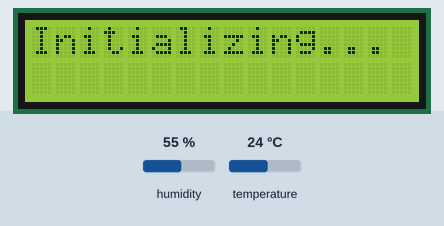
A sketch run on a simulated Arduino Uno, built with avr-gcc and run on an emulated ATmega328P. On the bench: 16×2 character LCD. The test bench sets the inputs (shaded band); at power-on: humidity 55 %, temperature 24 °C. The local clock reads 2024-03-15 10:24:30 at power-on unless the sketch sets it; what the sketch prints to the serial monitor is not drawn.

Above: at 0.1 s.
At 4.2 s:
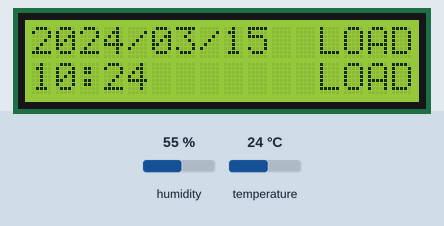
4.3 s: humidity set to 22 %
At 18.7 s:
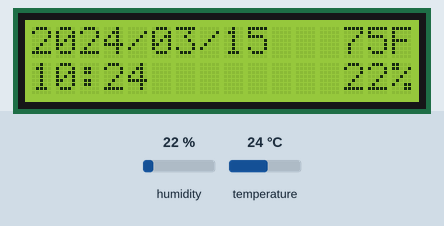
Timing chart, 0 to 20.2 s (numbered marks = the images above; inputs shaded):
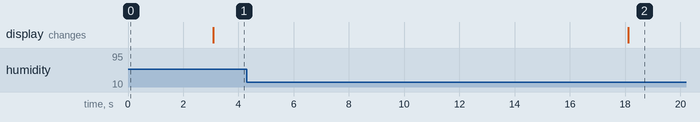

The sketch:

dry-box-controller.ino
```cpp
#include <Wire.h>          // built-in
#include <string.h>        // built-in
#include <LiquidCrystal.h> // built-in
#include <dht.h>
#include <DS3231.h>
#include <IRremote.hpp>
#include <LinkedList.h>

/* Application behavior */
const int PAD_LEFT                = 0;
const int PAD_RIGHT               = 1;
const unsigned long STARTUP_DELAY = 3000ul;
const unsigned long BAUD_RATE     = 9600ul;

/* LCD1602 Module */
const int LCD_WIDTH  = 16;
const int LCD_HEIGHT = 2;
// the magic numbers on the following line are pin assignments for an Arduino Uno R3
LiquidCrystal lcd(7, 8, 9, 10, 11, 12);

/* DHT11 Temp/Humidity Module */
dht DHT;
const unsigned long ENVIRONMENT_READ_INTERVAL = 15000ul; // 15 seconds
const int DHT11_PIN                           = 2;
const int TEMPERATURE_COL                     = 12;
const int TEMPERATURE_ROW                     = 0;
const int HUMIDITY_COL                        = 12;
const int HUMIDITY_ROW                        = 1;
const int TEMPERATURE_SCREEN_WIDTH            = 4;
const int HUMIDITY_SCREEN_WIDTH               = 4;
const int RESULT_INDEX_TEMPERATURE            = 0;
const int RESULT_INDEX_HUMIDITY               = 1;
const int ENVIRONMENT_PRECISION               = 0; // how many decimal places to show

/* DS3231 RTC Module */
RTClib myRTC;
const unsigned long RTC_READ_INTERVAL = 10000ul; // 10 seconds
const int DATE_COL                    = 0;
const int DATE_ROW                    = 0;
const int TIME_COL                    = 0;
const int TIME_ROW                    = 1;
const int DATE_TIME_WIDTH             = 2;

/* HK-M121 IR Receiver Module */
const int IR_PIN                           = 4;
const int IR_LED_FEEDBACK                  = 1;
const unsigned long IR_PROCESSING_INTERVAL = 250ul; // 0.25 seconds
const String IR_SERIAL_NAME                = "[HX-M121]: ";

struct IrCommand {
  int command;
  String button;
};
const int IR_COMMAND_COUNT = 21;
// These remote codes were read from an Elegoo remote
const int IR_BUTTON_ZERO  = 0x16;
const int IR_BUTTON_ONE   = 0xC;
const int IR_BUTTON_TWO   = 0x18;
const int IR_BUTTON_THREE = 0x5E;
const int IR_BUTTON_FOUR  = 0x8;
const int IR_BUTTON_FIVE  = 0x1C;
const int IR_BUTTON_SIX   = 0x5A;
const int IR_BUTTON_SEVEN = 0x42;
const int IR_BUTTON_EIGHT = 0x52;
const int IR_BUTTON_NINE  = 0x4A;
const int IR_BUTTON_PLAY  = 0x40;
const int IR_BUTTON_UP    = 0x9;
const int IR_BUTTON_DOWN  = 0x7;
const int IR_BUTTON_POWER = 0x45;
const int IR_BUTTON_VUP   = 0x46;
const int IR_BUTTON_VDOWN = 0x15;
const int IR_BUTTON_PREV  = 0x44;
const int IR_BUTTON_NEXT  = 0x43;
const int IR_BUTTON_FUNC  = 0x47;
const int IR_BUTTON_EQ    = 0x19;
const int IR_BUTTON_ST    = 0xD;
const IrCommand IR_COMMANDS[ IR_COMMAND_COUNT ] = {
  { IR_BUTTON_ZERO,  "0" },
  { IR_BUTTON_ONE,   "1" },
  { IR_BUTTON_TWO,   "2" },
  { IR_BUTTON_THREE, "3" },
  { IR_BUTTON_FOUR,  "4" },
  { IR_BUTTON_FIVE,  "5" },
  { IR_BUTTON_SIX,   "6" },
  { IR_BUTTON_SEVEN, "7" },
  { IR_BUTTON_EIGHT, "8" },
  { IR_BUTTON_NINE,  "9" },
  { IR_BUTTON_PLAY,  "playPause" },
  { IR_BUTTON_UP,    "up" },
  { IR_BUTTON_DOWN,  "down" },
  { IR_BUTTON_POWER, "power" },
  { IR_BUTTON_VUP,   "volUp" },
  { IR_BUTTON_VDOWN, "volDown" },
  { IR_BUTTON_PREV,  "prev" },
  { IR_BUTTON_NEXT,  "next" },
  { IR_BUTTON_FUNC,  "funcStop" },
  { IR_BUTTON_EQ,    "eq" },
  { IR_BUTTON_ST,    "stRept" }
};
LinkedList<int> irCommandQueue = LinkedList<int>();
const int MAX_IR_COMMAND_QUEUE_SIZE = 5;

/* ScreenBuffer Object stores screen data so that we can switch between screen. */
class ScreenBuffer
{
private:
  String rows[ LCD_HEIGHT ]; // contains rows of characters
  int cursorX;               // current x position of the cursor on the screen
  int cursorY;               // current y position of the cursor on the screen
                             // top left is 0, 0

  /**
   * Makes a new blank row
   */
  String createRow()
  {
    String output = "";
    for ( int i = 0; i < LCD_WIDTH; i++ )
    {
      output += " ";
    }
    return output;
  }

public:
  /**
   * Initializer, ran when ScreenBuffer object is created
   */
  ScreenBuffer()
  {
    cursorX = 0;
    cursorY = 0;
    for ( int i = 0; i < LCD_HEIGHT; i++ )
    {
      rows[ i ] = createRow();
    }
  }

  /**
   * Adjust the postion of the cursor
   */
  void setCursorX( int x ) { cursorX = x; }
  void setCursorY( int y ) { cursorY = y; }
  void setCursorPosition( int x, int y )
  {
    cursorX = x;
    cursorY = y;
  }

  /**
   * Gets a row by int index
   */
  String getRow( int row ) { return rows[ row ]; }

  /**
   * Copies a string into the buffer starting at internal
   */
  void write( String str )
  {
    int strIndex = 0;
    int terminator = cursorX + str.length();
    for ( int x = cursorX; x < terminator; x++ )
    {
      rows[ cursorY ][ x ] = str[ strIndex ];
      strIndex++;
    }
  }

  /**
   * Set internal cursor position and copy string into the buffer
   */
  void write( int x, int y, String str )
  {
    setCursorPosition( x, y );
    write( str );
  }
};

// Create a screen buffer object for each screen
ScreenBuffer screens[] = {
  ScreenBuffer(), ScreenBuffer()
};
// These definitions exist so we can call the screens by name instead of number
const int SCREEN_MAIN = 0;
const int SCREEN_SCHEDULE_SET = 1;

int activeScreen = SCREEN_MAIN; // The currently selected (visbile) screen

/**
 * Send a reference to a ScreenBuffer object to the LCD screen
 */
void writeScreenToLCD( )
{
  for ( int i = 0; i < LCD_HEIGHT; i++ )
  {
    lcd.setCursor( 0, i );
    lcd.write( screens[ activeScreen ].getRow( i ).c_str() );
  }
}

/**
 * Converts celsius (C) to fehrenheit (F)
 * @param celsius - The temperature measured celcius
 */
float celsiusToFahrenheit( float celsius )
{
  return ( celsius * 1.8 ) + 32.0;
}

/**
 * Reads from a DHT11 sensor returns array containing two strings
 * containing temperature and humidity
 */
String * checkEnvironment()
{
  static String results[2];
  static String temperature                  = "LOAD";
  static String humidity                     = "LOAD";
  static unsigned long measurementTimestamp  = millis();

  if ( millis() - measurementTimestamp > ENVIRONMENT_READ_INTERVAL ) {
    measurementTimestamp = millis();
    Serial.print( "[DHT11]: " );
    int check = DHT.read11( DHT11_PIN );
    if ( check == DHTLIB_OK ) {
      Serial.println( "SENSOR READ OK" );
      temperature =  String( celsiusToFahrenheit( DHT.temperature ), ENVIRONMENT_PRECISION );
      temperature += String( "F" );
      humidity    =  String( DHT.humidity, ENVIRONMENT_PRECISION );
      humidity    += String( "%" );
    } else {
      temperature = "ERR";
      humidity    = "ERR";
      switch( check ) {
        case DHTLIB_ERROR_CHECKSUM:
          Serial.println( "Checksum error" );
          break;
        case DHTLIB_ERROR_TIMEOUT:
          Serial.println( "Time out error" );
          break;
        case DHTLIB_ERROR_CONNECT:
          Serial.println( "Connect error" );
          break;
        case DHTLIB_ERROR_ACK_L:
          Serial.println( "Ack Low error" );
          break;
        case DHTLIB_ERROR_ACK_H:
          Serial.println( "Ack High error" );
          break;
        default:
          Serial.println( "Unknown error" );
          break;
      }
    }
  }
  results[RESULT_INDEX_TEMPERATURE] = temperature;
  results[RESULT_INDEX_HUMIDITY]    = humidity;
  return results;
}

/**
 * Ensures that strings are a minimum width by padding them with a character
 * @param side  - Which side of the number to pad
 * @param width - Minimum size of the string
 * @param padding - Character to use as padding
 * @param subject - The string that will be padded
 */
String padString( int side, int width, String padding, String subject )
{
  while ( subject.length() < width ) {
    if ( side == PAD_LEFT ) {
      subject = padding + subject;
    } else {
      subject = subject + padding;
    }
  }
  return subject;
}

/**
 * Reads date data from a DS3231
 */
String getDateFromRTC()
{
  static unsigned long measurementTimestamp = RTC_READ_INTERVAL;
  static String currentDate                 = "????-??-??";

  if ( millis() - measurementTimestamp > RTC_READ_INTERVAL ) {
    measurementTimestamp = millis();
    DateTime now          = myRTC.now();
    String year           = padString( PAD_LEFT, DATE_TIME_WIDTH, "0", String( now.year() ) );
    String month          = padString( PAD_LEFT, DATE_TIME_WIDTH, "0", String( now.month() ) );
    String day            = padString( PAD_LEFT, DATE_TIME_WIDTH, "0", String( now.day() ) );
    currentDate           = year + "/" + month + "/" + day;
    Serial.println( "[DS3231]: " + currentDate );
  }
  return currentDate;
}

/**
 * Reads date data from a DS3241
 */
String getTimeFromRTC()
{
  static unsigned long measurementTimestamp = RTC_READ_INTERVAL;
  static String currentTime                 = "??:??";

  if ( millis() - measurementTimestamp > RTC_READ_INTERVAL ) {
    measurementTimestamp = millis();
    DateTime now          = myRTC.now();
    String hour           = padString( PAD_LEFT, DATE_TIME_WIDTH, "0", String( now.hour() ) );
    String minute         = padString( PAD_LEFT, DATE_TIME_WIDTH, "0", String( now.minute() ) );
    currentTime           = hour + ":" + minute;
    Serial.println( "[DS3231]: " + currentTime );
  }
  return currentTime;
}

/**
 * Gathers information from environmental sensors, formats it, and sends it to the screen
 */
void environmentTasks()
{
  // Get temperature and humidity then write them to the LCD
  String* environment         = checkEnvironment();
  String formattedTemperature = padString( PAD_LEFT, TEMPERATURE_SCREEN_WIDTH, " ", environment[ RESULT_INDEX_TEMPERATURE ] );
  String formattedHumidity    = padString( PAD_LEFT, HUMIDITY_SCREEN_WIDTH,    " ", environment [RESULT_INDEX_HUMIDITY ]    );
  // writes directly to the main screen even if its not visible
  screens[ SCREEN_MAIN ].write( TEMPERATURE_COL, TEMPERATURE_ROW, formattedTemperature.c_str() );
  screens[ SCREEN_MAIN ].write( HUMIDITY_COL, HUMIDITY_ROW, formattedHumidity.c_str() );
}

/**
 * Gathers information from the RTC, formats it, and sends it to the screen
 */
void datetimeTasks()
{
  // Get current/date time and then write them to the LCD
  String formattedDate = getDateFromRTC();
  String formattedTime = getTimeFromRTC();
  // writes directly to the main screen even if its not visible
  screens[ SCREEN_MAIN ].write( DATE_COL, DATE_ROW, formattedDate.c_str() );
  screens[ SCREEN_MAIN ].write( TIME_COL, TIME_ROW, formattedTime.c_str() );
}

/**
 * Checks to see if the IR receiver has received a code
 */
void checkIrDataReceived()
{
  if ( IrReceiver.decode() ) {
    // Check if the command is a repeat
    if ( !( IrReceiver.decodedIRData.flags & (IRDATA_FLAGS_IS_AUTO_REPEAT | IRDATA_FLAGS_IS_REPEAT)) ) {
      IrReceiver.printIRResultShort( &Serial );
      findKnownIrCommand();
    }
    IrReceiver.resume();
  }
}

/**
 * Checks to see if the last command received is one we are aware of
 */
void findKnownIrCommand()
{
  int command = IrReceiver.decodedIRData.command;
  // Check to see if the IR command is one we recognized
  for ( int index = 0; index < IR_COMMAND_COUNT; index++ ) {
    if ( IR_COMMANDS[ index ].command == command ) {
      Serial.println( IR_SERIAL_NAME + "received button " + IR_COMMANDS[ index ].button );
      addToIrCommandQueue( index );
    }
  }
}

/**
 * Use an index to add an infrared command to the queue
 */
void addToIrCommandQueue( int index )
{
  if ( irCommandQueue.size() < MAX_IR_COMMAND_QUEUE_SIZE ) {
    IrCommand irCommand = IR_COMMANDS[ index ];
    Serial.println( IR_SERIAL_NAME + "Adding " + irCommand.button + " to queue." );
    irCommandQueue.add( index );
    Serial.println( IR_SERIAL_NAME + "Items in queue " + irCommandQueue.size() );
  }
}

/**
 * Will process commands out of the ir queue until its exhausted
 */
void processIrCommandQueue()
{
  static unsigned long measurementTimestamp = 0ul;

  if ( millis() - measurementTimestamp > IR_PROCESSING_INTERVAL ) {
    if ( irCommandQueue.size() > 0 ) {
      int index = irCommandQueue.shift();
      Serial.println( IR_SERIAL_NAME + "Processing " + IR_COMMANDS[ index ].button );
      switch ( activeScreen ) {
        case SCREEN_MAIN:
          handleMainScreenIRCommand( index );
          break;
        case SCREEN_SCHEDULE_SET:
          handleScheduleScreenIRCommand( index );
          break;
      }
    }
  }
}

/**
 * Handle IR input when main screen is active
 */
void handleMainScreenIRCommand( int index )
{
  IrCommand irCommand = IR_COMMANDS[ index ];
  switch ( irCommand.command ) {
    case IR_BUTTON_FUNC:
      Serial.println( IR_SERIAL_NAME + "Switching to schedule screen" );
      activeScreen = SCREEN_SCHEDULE_SET;
      break;
  }
}

/**
 * Handle IR input when schedule screen is active
 */
void handleScheduleScreenIRCommand( int index )
{
  IrCommand irCommand = IR_COMMANDS[ index ];
  switch ( irCommand.command ) {
    case IR_BUTTON_FUNC:
      Serial.println( IR_SERIAL_NAME + "Switching to main screen" );
      activeScreen = SCREEN_MAIN;
      break;
  }
}

/**
 * Run infrared related tasks
 */
void irTasks()
{
  checkIrDataReceived();
  processIrCommandQueue();
}

/**
 * This function is called once on microcontroller startup
 */
void setup()
{
  // Initialized serial connection
  Serial.begin( BAUD_RATE );
  Serial.println( "Initializing..." );

  // Screen
  lcd.begin( LCD_WIDTH, LCD_HEIGHT );
  lcd.print( "Initializing..." );

  // DS3231 requires we start the wire library
  Wire.begin();

  // Start the infrared receiver
  IrReceiver.begin(IR_PIN, IR_LED_FEEDBACK);

  // Wait a moment before starting
  delay( STARTUP_DELAY );
  lcd.clear();
}

/**
 * This function is ran in an endless loop while the microcontroller is running
 */
void loop()
{
  environmentTasks();
  datetimeTasks();
  irTasks();
  writeScreenToLCD();
}
```
